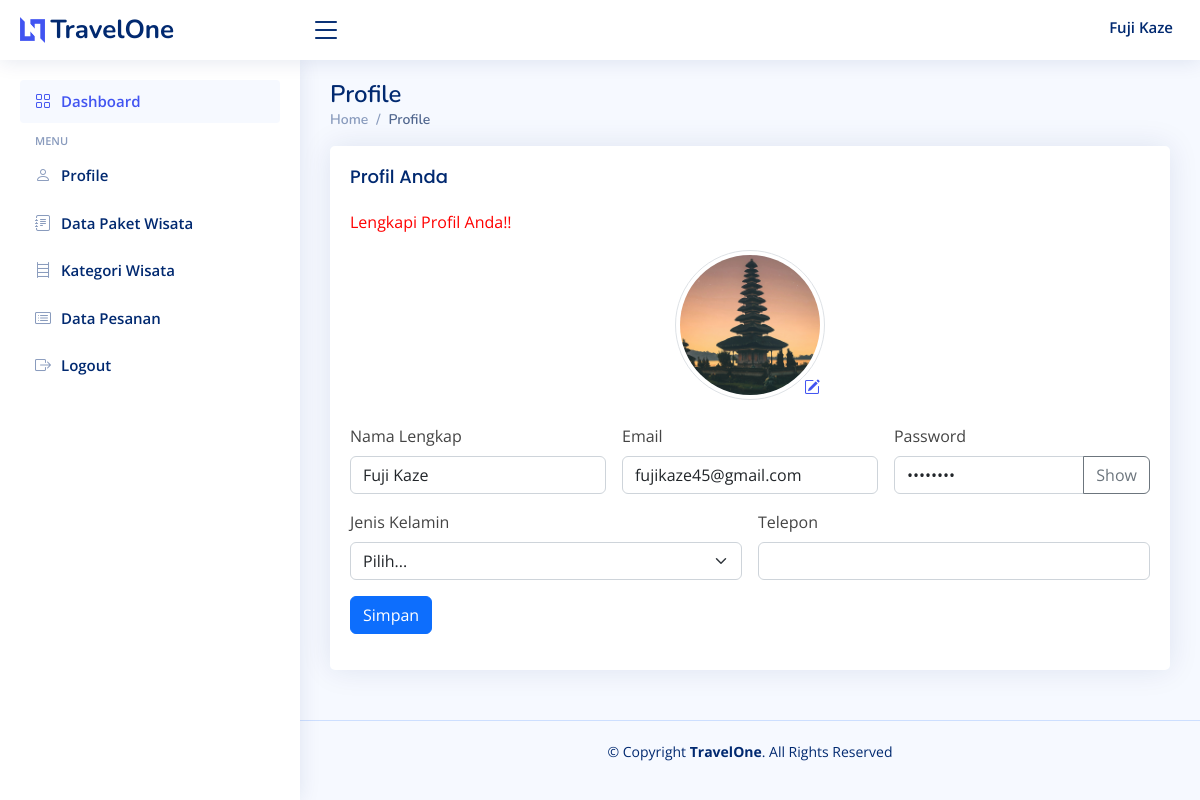
Before: /admin/profil.php (signed in) with the older database file.
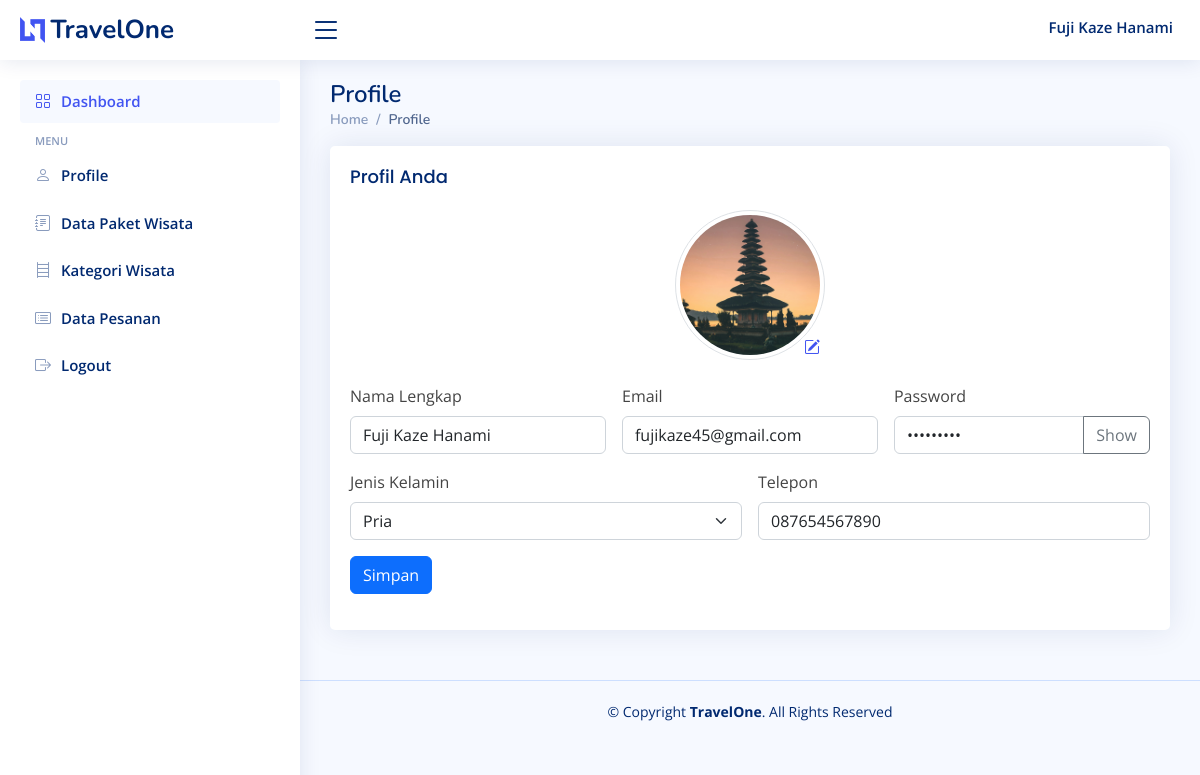
After: the same page with the newer database file.
### tables this page shows
CREATE TABLE `users` (
  `user_id` int(5) NOT NULL,
  `nama_lengkap` varchar(30) NOT NULL,
  `email` varchar(30) NOT NULL,
  `password` varchar(15) NOT NULL,
  `telephone` varchar(13) DEFAULT NULL,
  `gender` enum('pria','wanita') DEFAULT NULL,
  `profile_picture` varchar(255) NOT NULL,
  `role` enum('user','admin') NOT NULL
);

### admin/profil.php (the view, shortened to what this page needs)
<?php
include '../layout/header.php';
include '../layout/sidebar_admin.php';
?>
<!DOCTYPE html>
<html lang="en">
<head>
  <link href="../assets1/vendor/bootstrap/css/bootstrap.min.css" rel="stylesheet">
  <link href="../assets1/vendor/bootstrap-icons/bootstrap-icons.css" rel="stylesheet">
  <link href="../assets1/vendor/boxicons/css/boxicons.min.css" rel="stylesheet">
  <link href="../assets1/vendor/quill/quill.snow.css" rel="stylesheet">
  <link href="../assets1/vendor/quill/quill.bubble.css" rel="stylesheet">
  <link href="../assets1/vendor/remixicon/remixicon.css" rel="stylesheet">
  <link href="../assets1/vendor/simple-datatables/style.css" rel="stylesheet">
  <link href="../assets1/css/style.css" rel="stylesheet">
</head>
<body>
<main id="main" class="main">
    <div class="pagetitle">
      <h1>Profile</h1>
      <nav>
        <ol class="breadcrumb">
          <li class="breadcrumb-item"><a href="index.php">Home</a></li>
          <li class="breadcrumb-item active">Profile</li>
        </ol>
      </nav>
    </div>
          <?php
          include '../connection.php';
          $email = $_SESSION['email'];
          $query = "SELECT * FROM users WHERE email = '$email' LIMIT 1";
          $result = mysqli_query($koneksi, $query);
          while($user = mysqli_fetch_array($result)) {
            ?>
            <div class="card">
              <div class="card-body">
                <h5 class="card-title">Profil Anda</h5>
                <?php
                  $showWarning = empty($user['nama_lengkap']) || empty($user['email']) || empty($user['password']) || empty($user['gender']) || empty($user['telephone']);
                  if ($showWarning) {
                    echo '<p id="profile-warning" style="color: red;">Lengkapi Profil Anda!!</p>';
                  }
                ?>
                <div class="text-center mb-4">
                  <div class="profile-pic">
                    <img src="../assets1/upload/<?php echo $user['profile_picture']; ?>" alt="Profile Picture" class="rounded-circle img-thumbnail">
                    <a href="#" class="edit-icon" data-bs-toggle="modal" data-bs-target="#modal-edit-picture">
                      <i class="bi bi-pencil-square"></i>
                    </a>
                  </div>
                </div>
                <form class="row g-3 needs-validation" method="post" action="update_profil.php" novalidate>
                  <div class="col-md-4 position-relative">
                    <label for="validationTooltip01" class="form-label">Nama Lengkap</label>
                    <input type="text" class="form-control" name="nama_lengkap" id="validationTooltip01" value="<?php echo $user['nama_lengkap']; ?>" required>
                  </div>
                  <div class="col-md-4 position-relative">
                    <label for="validationTooltip01" class="form-label">Email</label>
                    <input type="email" class="form-control" name="email" id="validationTooltip01" value="<?php echo $user['email']; ?>" required>
                  </div>
                  <div class="col-md-4 position-relative">
                    <label for="Password" class="form-label">Password</label>
                    <div class="input-group">
                      <input type="password" class="form-control form-control-password" name="password" id="Password" value="<?php echo $user['password']; ?>" required>
                      <button class="btn btn-outline-secondary" type="button" onclick="showPassword()">Show</button>
                    </div>
                  </div>
                  <div class="col-md-6 position-relative">
                    <label for="validationTooltip04" class="form-label">Jenis Kelamin</label>
                    <select class="form-select" name="gender" id="validationTooltip04" required>
                      <option selected disabled value="">Pilih...</option>
                      <option value="pria"<?php echo (isset($user['gender']) && $user['gender'] == 'pria') ? ' selected' : ''; ?>>Pria</option>
                    </select>
                  </div>
                  <div class="col-md-6 position-relative">
                    <label for="validationTooltip05" class="form-label">Telepon</label>
                    <input type="number" class="form-control" name="telephone" id="yourPhone" value="<?php echo $user['telephone']; ?>" required>
                  </div>
                  <div class="col-12">
                    <button class="btn btn-primary" type="submit">Simpan</button>
                  </div>
                </form>
              </div>
            </div>
          <?php } ?>
</main>
  <?php
include '../layout/footer.php';
?>
</body>
</html>

### layout/header.php (shortened to what this page needs)
<?php
include '../connection.php';
$email = $_SESSION['email'];
$query = $koneksi->prepare("SELECT * FROM users WHERE email = ? LIMIT 1");
$query->bind_param("s", $email);
$query->execute();
$result = $query->get_result();
if ($result->num_rows > 0) {
    $user = $result->fetch_assoc();
} else {
    die("User tidak ditemukan.");
}
$nama_kolom = "nama_lengkap";
?>
<header id="header" class="header fixed-top d-flex align-items-center">
    <div class="d-flex align-items-center justify-content-between">
        <a href="index.php" class="logo d-flex align-items-center">
            <img src="../assets/img/logo.png" alt="">
            <span class="d-none d-lg-block">TravelOne</span>
        </a>
        <i class="bi bi-list toggle-sidebar-btn"></i>
    </div>
    <div class="container d-flex align-items-center justify-content-end">
        <ul class="sidebar-nav">
            <li class="nav-item">
                <a class="nav-link collapsed">
                    <span><?php echo htmlspecialchars($user[$nama_kolom]); ?></span>
                </a>
            </li>
        </ul>
    </div>
</header>

### layout/sidebar_admin.php (shortened to what this page needs)
<aside id="sidebar" class="sidebar">
<ul class="sidebar-nav" id="sidebar-nav">
  <li class="nav-item">
    <a class="nav-link " href="index.php">
      <i class="bi bi-grid"></i>
      <span>Dashboard</span>
    </a>
  </li>
  <li class="nav-heading">Menu</li>
  <li class="nav-item">
    <a class="nav-link collapsed" href="profil.php">
      <i class="bi bi-person"></i>
      <span>Profile</span>
    </a>
  </li>
  <li class="nav-item">
    <a class="nav-link collapsed" href="paket.php">
      <i class="bi bi-journal-text"></i>
      <span>Data Paket Wisata</span>
    </a>
  </li>
  <li class="nav-item">
    <a class="nav-link collapsed" href="kategori.php">
      <i class="bi bi-bookshelf"></i>
      <span>Kategori Wisata</span>
    </a>
  </li>
  <li class="nav-item">
    <a class="nav-link collapsed" href="pesanan.php">
      <i class="bi bi-card-list"></i>
      <span>Data Pesanan</span>
    </a>
  </li>
  <li class="nav-item">
    <a class="nav-link collapsed" data-bs-toggle="modal" data-bs-target="#logout">
    <i class="bi-box-arrow-right"></i>
      <span>Logout</span>
    </a>
  </li>
</ul>
</aside>

### layout/footer.php
<footer id="footer" class="footer">
    <div class="copyright">
      &copy; Copyright <strong><span>TravelOne</span></strong>. All Rights Reserved
    </div>
    <div class="credits">
    </div>
  </footer>

### assets1/css/style.css (style rules this page uses)
:root { scroll-behavior: smooth; }
body { font-family: "Open Sans", sans-serif; background: #f6f9ff; color: #444444; }
a { color: #4154f1; text-decoration: none; }
h1, h2, h3, h4, h5, h6 { font-family: "Nunito", sans-serif; }
#main { margin-top: 60px; padding: 20px 30px; transition: all 0.3s; }
.pagetitle { margin-bottom: 10px; }
.pagetitle h1 { font-size: 24px; margin-bottom: 0; font-weight: 600; color: #012970; }
.card { margin-bottom: 30px; border: none; border-radius: 5px; box-shadow: 0px 0 30px rgba(1, 41, 112, 0.1); }
.card-title { padding: 20px 0 15px 0; font-size: 18px; font-weight: 500; color: #012970; font-family: "Poppins", sans-serif; }
.card-body { padding: 0 20px 20px 20px; }
.breadcrumb { font-size: 14px; font-family: "Nunito", sans-serif; color: #899bbd; font-weight: 600; }
.breadcrumb a { color: #899bbd; transition: 0.3s; }
.breadcrumb .breadcrumb-item::before { color: #899bbd; }
.breadcrumb .active { color: #51678f; font-weight: 600; }
.logo { line-height: 1; }
@media (min-width: 1200px) { .logo { width: 280px; } }
.logo img { max-height: 26px; margin-right: 6px; }
.logo span { font-size: 26px; font-weight: 700; color: #012970; font-family: "Nunito", sans-serif; }
.header { transition: all 0.5s; z-index: 997; height: 60px; box-shadow: 0px 2px 20px rgba(1, 41, 112, 0.1); background-color: #fff; padding-left: 20px; }
.header .toggle-sidebar-btn { font-size: 32px; padding-left: 10px; cursor: pointer; color: #012970; }
.sidebar { position: fixed; top: 60px; left: 0; bottom: 0; width: 300px; z-index: 996; transition: all 0.3s; padding: 20px; overflow-y: auto; scrollbar-width: thin; scrollbar-color: #aab7cf transparent; box-shadow: 0px 0px 20px rgba(1, 41, 112, 0.1); background-color: #fff; }
@media (min-width: 1200px) { #main, #footer { margin-left: 300px; } }
.sidebar-nav { padding: 0; margin: 0; list-style: none; }
.sidebar-nav li { padding: 0; margin: 0; list-style: none; }
.sidebar-nav .nav-item { margin-bottom: 5px; }
.sidebar-nav .nav-heading { font-size: 11px; text-transform: uppercase; color: #899bbd; font-weight: 600; margin: 10px 0 5px 15px; }
.sidebar-nav .nav-link { display: flex; align-items: center; font-size: 15px; font-weight: 600; color: #4154f1; transition: 0.3; background: #f6f9ff; padding: 10px 15px; border-radius: 4px; }
.sidebar-nav .nav-link i { font-size: 16px; margin-right: 10px; color: #4154f1; }
.sidebar-nav .nav-link.collapsed { color: #012970; background: #fff; }
.sidebar-nav .nav-link.collapsed i { color: #899bbd; }
.footer { padding: 20px 0; font-size: 14px; transition: all 0.3s; border-top: 1px solid #cddfff; }
.footer .copyright { text-align: center; color: #012970; }
.footer .credits { padding-top: 5px; text-align: center; font-size: 13px; color: #012970; }

### admin/profil.php (style rules this page uses)
.profile-pic { position: relative; display: inline-block; }
.profile-pic img { width: 150px; height: 150px; object-fit: cover; }
.edit-icon { position: absolute; bottom: 0; right: 0; background: white; border-radius: 50%; padding: 5px; cursor: pointer; }

Changed rows visible on the page:
changed users "fujikaze45@gmail.com": nama_lengkap "Fuji Kaze" → "Fuji Kaze Hanami"; gender "Pilih..." → "Pria"; telephone (not shown) → "087654567890"; no longer shows "Lengkapi Profil Anda!!"
